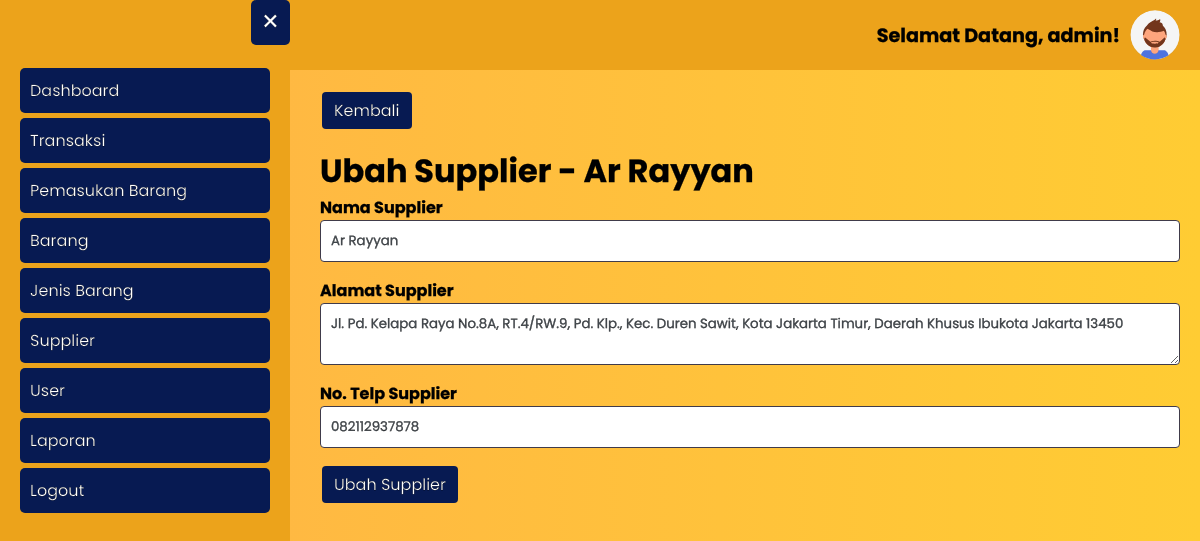
Page /supplier/ubah_supplier.php?id_supplier=5 (signed in) on the committed database.
### tables this page shows
CREATE TABLE `user` (
  `id_user` int(11) NOT NULL,
  `username` varchar(20) NOT NULL,
  `password` varchar(300) NOT NULL,
  `hak_akses` enum('administrator','operator') NOT NULL,
  `nama_lengkap` varchar(50) NOT NULL,
  `no_telp_user` varchar(20) NOT NULL
);

CREATE TABLE `supplier` (
  `id_supplier` int(11) NOT NULL,
  `nama_supplier` varchar(50) NOT NULL,
  `alamat_supplier` text NOT NULL,
  `no_telp_supplier` varchar(20) NOT NULL
);

### supplier/ubah_supplier.php (the view, shortened to what this page needs)
<?php
require_once '../koneksi.php';
$id_user = htmlspecialchars($_SESSION['id_user']);
$data_profile = mysqli_fetch_assoc(mysqli_query($koneksi, "SELECT * FROM user WHERE id_user = '$id_user'"));
$id_supplier = htmlspecialchars($_GET['id_supplier']);
$data_supplier = mysqli_fetch_assoc(mysqli_query($koneksi, "SELECT * FROM supplier WHERE id_supplier = '$id_supplier'"));
?>
<html>
<head>
	<?php include_once '../include/head.php'; ?>
</head>
<body class="bg-gradient">
    <?php include_once '../include/topbar.php' ?>
	<?php include_once '../include/sidebar.php'; ?>
	<div class="main-content">
		<a href="<?= BASE_URL; ?>supplier/supplier.php" class="btn">Kembali</a>
		<div class="my">
			<h1>Ubah Supplier - <?= $data_supplier['nama_supplier']; ?></h1>
			<form method="post">
				<div class="form-group">
					<label for="nama_supplier">Nama Supplier</label>
					<input type="text" name="nama_supplier" id="nama_supplier" class="form-input" value="<?= $data_supplier['nama_supplier']; ?>" required>
				</div>
				<div class="form-group">
					<label for="alamat_supplier">Alamat Supplier</label>
					<textarea name="alamat_supplier" id="alamat_supplier" class="form-input" required><?= $data_supplier['alamat_supplier']; ?></textarea>
				</div>
				<div class="form-group">
					<label for="no_telp_supplier">No. Telp Supplier</label>
					<input type="number" name="no_telp_supplier" id="no_telp_supplier" class="form-input" value="<?= $data_supplier['no_telp_supplier']; ?>" required>
				</div>
				<div class="form-group">
					<button type="submit" name="btnUbahSupplier" class="btn">Ubah Supplier</button>
				</div>
			</form>
		</div>
	</div>
</body>
</html>

### include/topbar.php
<button class="open-btn">&#9776;</button>
<div class="topbar">
	<h1>Selamat Datang, <?= $data_profile['username']; ?>!</h1>
	<a href="<?= BASE_URL; ?>user/profile.php">
		<img src="<?= BASE_URL; ?>assets/img/profile_pic.svg" alt="Profile Picture">
	</a>
</div>

### assets/style.css (style rules this page uses)
* { font-family: 'Poppins', sans-serif; -webkit-text-stroke-width: .25px; -webkit-text-stroke-color: black; }
body { margin: 0; padding: 0; }
.bg-gradient { background: rgb(255,179,71); background: linear-gradient(90deg, rgba(255,179,71,1) 0%, rgba(255,204,51,1) 100%); }
.form-group { margin-bottom: 1rem; font-weight: bold; }
.form-input { width: 100%; display: block; color: #495057; background-color: #fff; border: 1px solid #403B4A; border-radius: 0.25rem; padding: 10px; }
.my { margin: 1rem 0; }
.main-content { margin-left: 300px; padding: 20px; transition: all 0.3s ease-in-out; }
.main-content h1 { padding: 0; margin: 0; }
.open-btn { position: absolute; left: 10px; top: 10px; font-size: 30px; padding: 0 10px; cursor: pointer; border-radius: 5px; background: #071a52; border: none; color: white; }
.topbar { display: flex; justify-content: flex-end; align-items: center; background-color: #eca31b; padding: 10px 20px; }
.topbar img { height: 50px; width: 50px; border-radius: 50%; margin-left: 10px; margin-right: 0; }
.topbar h1 { font-size: 1.2em; margin: 0; }
.btn { margin: 2px; display: inline-block; font-size: 1rem; color: black; text-align: center; border: 1px solid black; padding: 0.375rem 0.75rem; border-radius: 0.25rem; text-decoration: none; cursor: pointer; background: #071a52; border: none; color: white; }

### rows in the picture
user: username "admin"
supplier: nama_supplier "Ar Rayyan", alamat_supplier "Jl. Pd. Kelapa Raya No.8A, RT.4/RW.9, Pd. Klp., Kec. Duren Sawit, Kota Jakarta Timur, Daerah Khusus Ibukota Jakarta 13450", no_telp_supplier "082112937878"
